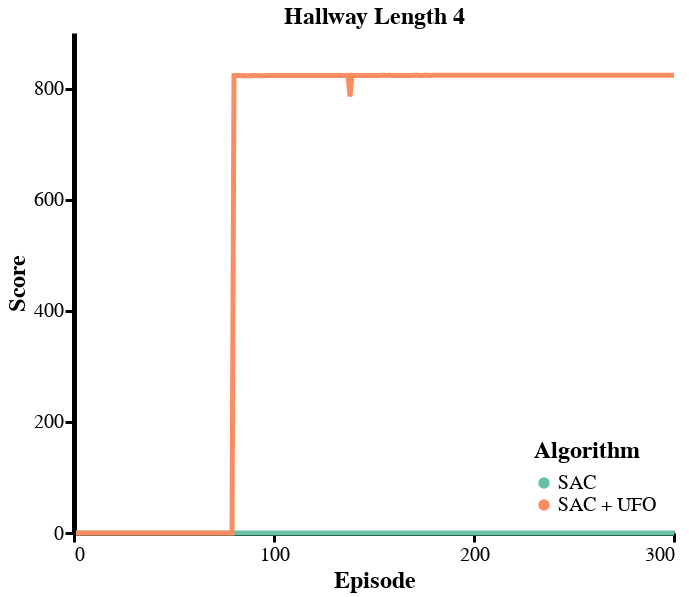

Write notebook code for a chart like this one.
### Code cell
alt.themes.enable('publication')
jobs = [
#     load_jobs('hallway_v2*', subdir='exploration'),
    load_jobs('hallway_v2*no_explorationTrue', subdir='exploration', title="SAC"),
    load_jobs('hallway_v2*no_explorationFalse', subdir='exploration', title="SAC + UFO"),
#     load_jobs('hallway_v3*', subdir='exploration'),
]
data = pd.concat(jobs, sort=False)

N = 300
subset = data
# subset = subset[((subset.episode % 5 == 0) & (subset.test)) | ((subset.episode % 3 == 0) & (~subset.test))]
subset = subset[(subset['episode'] <= N)]
chart = make_base_chart(
    subset[subset.task == 'velocity_4'], 
    title="Hallway Length 4", 
#     opacity='use_exploration',
    color='title',
#     color='name',
    window=0,
)

plot_with_bars(chart, 'smoothed_score', test=True, title_flag='',
               y_args={'title': 'Score'}, 
               color=alt.Color('title', legend=alt.Legend(title='Algorithm', orient='bottom-right')))

# (plot_with_bars(chart, 'rolling_mean_score', test=False) | plot_with_bars(chart, 'smoothed_score', test=True)) & \
# (plot_with_bars(chart, 'sum_novelty', test=False) | plot_with_bars(chart, 'count_score', test=False)) & \
# (plot_with_bars(chart, 'policy_entropy', test=False))
# (plot_with_bars(chart, 'elapsed', test=False) | plot_with_bars(chart, 'density_size', test=False))

### Figure 1 — Vega-Lite specification as saved in the notebook (floating-point values rounded to 4 significant figures; data arrays with more than 128 entries replaced by an {"elided": "..."} marker saying what was removed)
{"config": {"view": {"height": 500, "width": 600, "strokeWidth": 0, "background": "white"}, "title": {"fontSize": 24}, "range": {"category": {"scheme": "set2"}, "ordinal": {"scheme": "set2"}}, "axis": {"titleFontSize": 24, "labelFontSize": 20, "grid": false, "domainWidth": 5, "domainColor": "333", "tickWidth": 3, "tickSize": 9, "tickCount": 4, "tickColor": "333", "tickOffset": 0}, "legend": {"titleFontSize": 24, "labelFontSize": 20, "labelLimit": 0, "titleLimit": 0, "orient": "top-left", "titlePadding": 10, "fillColor": "#ffffff88", "cornerRadius": 0}, "rule": {"size": 3, "color": "999"}, "line": {"size": 5}}, "layer": [{"mark": {"type": "circle", "opacity": 1, "size": 0}, "encoding": {"color": {"type": "nominal", "field": "title", "legend": {"orient": "bottom-right", "title": "Algorithm"}}, "x": {"type": "quantitative", "field": "episode", "title": "Episode"}, "y": {"type": "quantitative", "aggregate": "mean", "field": "smoothed_score", "title": "Score"}}, "title": "Hallway Length 4", "transform": [{"calculate": "(datum.score > 0.5)", "as": "has_score"}, {"window": [{"op": "sum", "field": "novelty_score", "as": "sum_novelty"}], "frame": [null, 0], "groupby": ["name", "test"], "sort": [{"field": "episode", "order": "ascending"}]}, {"window": [{"op": "sum", "field": "score", "as": "sum_score"}], "frame": [null, 0], "groupby": ["name", "test"], "sort": [{"field": "episode", "order": "ascending"}]}, {"window": [{"op": "sum", "field": "has_score", "as": "count_score"}], "frame": [null, 0], "groupby": ["name", "test"], "sort": [{"field": "episode", "order": "ascending"}]}, {"window": [{"op": "mean", "field": "score", "as": "rolling_mean_score"}], "frame": [0, 0], "groupby": ["name", "test"], "sort": [{"field": "episode", "order": "ascending"}]}, {"window": [{"op": "mean", "field": "novelty_score", "as": "rolling_mean_novelty"}], "frame": [0, 0], "groupby": ["name", "test"], "sort": [{"field": "episode", "order": "ascending"}]}, {"calculate": "(((datum.name === 'SAC') * datum.score) + ((datum.name !== 'SAC') * datum.rolling_mean_score))", "as": "smoothed_score"}, {"filter": "(datum.test === true)"}]}, {"mark": {"type": "errorband", "extent": "ci"}, "encoding": {"color": {"type": "nominal", "field": "title"}, "x": {"type": "quantitative", "field": "episode", "title": "Episode"}, "y": {"type": "quantitative", "field": "smoothed_score", "title": "Score"}}, "title": "Hallway Length 4", "transform": [{"calculate": "(datum.score > 0.5)", "as": "has_score"}, {"window": [{"op": "sum", "field": "novelty_score", "as": "sum_novelty"}], "frame": [null, 0], "groupby": ["name", "test"], "sort": [{"field": "episode", "order": "ascending"}]}, {"window": [{"op": "sum", "field": "score", "as": "sum_score"}], "frame": [null, 0], "groupby": ["name", "test"], "sort": [{"field": "episode", "order": "ascending"}]}, {"window": [{"op": "sum", "field": "has_score", "as": "count_score"}], "frame": [null, 0], "groupby": ["name", "test"], "sort": [{"field": "episode", "order": "ascending"}]}, {"window": [{"op": "mean", "field": "score", "as": "rolling_mean_score"}], "frame": [0, 0], "groupby": ["name", "test"], "sort": [{"field": "episode", "order": "ascending"}]}, {"window": [{"op": "mean", "field": "novelty_score", "as": "rolling_mean_novelty"}], "frame": [0, 0], "groupby": ["name", "test"], "sort": [{"field": "episode", "order": "ascending"}]}, {"calculate": "(((datum.name === 'SAC') * datum.score) + ((datum.name !== 'SAC') * datum.rolling_mean_score))", "as": "smoothed_score"}, {"filter": "(datum.test === true)"}]}, {"mark": "line", "encoding": {"color": {"type": "nominal", "field": "title", "legend": {"orient": "bottom-right", "title": "Algorithm"}}, "x": {"type": "quantitative", "field": "episode", "title": "Episode"}, "y": {"type": "quantitative", "aggregate": "mean", "field": "smoothed_score", "title": "Score"}}, "title": "Hallway Length 4", "transform": [{"calculate": "(datum.score > 0.5)", "as": "has_score"}, {"window": [{"op": "sum", "field": "novelty_score", "as": "sum_novelty"}], "frame": [null, 0], "groupby": ["name", "test"], "sort": [{"field": "episode", "order": "ascending"}]}, {"window": [{"op": "sum", "field": "score", "as": "sum_score"}], "frame": [null, 0], "groupby": ["name", "test"], "sort": [{"field": "episode", "order": "ascending"}]}, {"window": [{"op": "sum", "field": "has_score", "as": "count_score"}], "frame": [null, 0], "groupby": ["name", "test"], "sort": [{"field": "episode", "order": "ascending"}]}, {"window": [{"op": "mean", "field": "score", "as": "rolling_mean_score"}], "frame": [0, 0], "groupby": ["name", "test"], "sort": [{"field": "episode", "order": "ascending"}]}, {"window": [{"op": "mean", "field": "novelty_score", "as": "rolling_mean_novelty"}], "frame": [0, 0], "groupby": ["name", "test"], "sort": [{"field": "episode", "order": "ascending"}]}, {"calculate": "(((datum.name === 'SAC') * datum.score) + ((datum.name !== 'SAC') * datum.rolling_mean_score))", "as": "smoothed_score"}, {"filter": "(datum.test === true)"}]}], "data": {"name": "data-adb156a6477b1773970d2abfef825a27"}, "title": "Hallway Length 4", "$schema": "https://vega.github.io/schema/vega-lite/v4.8.1.json", "datasets": {"data-adb156a6477b1773970d2abfef825a27": {"elided": "1200 records"}}}
